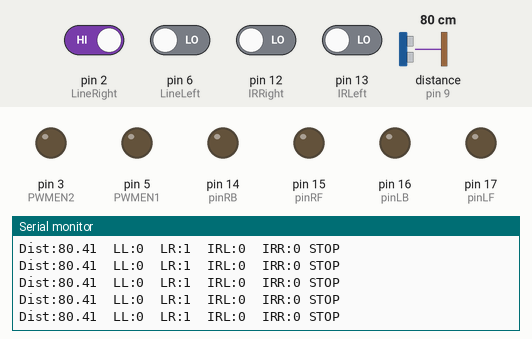
The sketch below on a simulated Arduino Uno, built with avr-gcc and run on an emulated ATmega328P. Parts: output pins drawn as LEDs (lit = HIGH), the last lines printed to the serial monitor. The test bench sets the inputs (shaded band); at power-on: pin 2 (LineRight) HIGH, pin 6 (LineLeft), pin 12 (IRRight), pin 13 (IRLeft) LOW, distance to the obstacle (sensor on pin 9) 80 cm. The echo pulse lasts 58.3 µs per cm; pins used as bus, display or sensor lines are not drawn.

Above: at 1.2 s.
1.3 s: distance to the obstacle (sensor on pin 9) set to 2 cm
At 1.41 s:
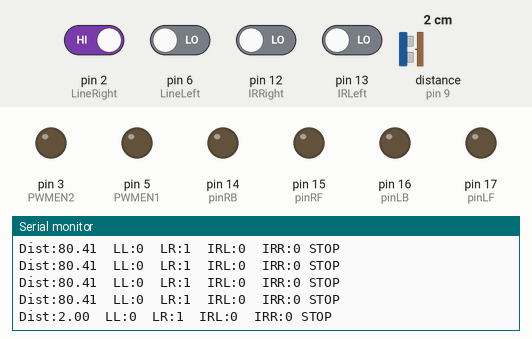
4.3 s: pin 12 (IRRight) driven HIGH
At 4.43 s:
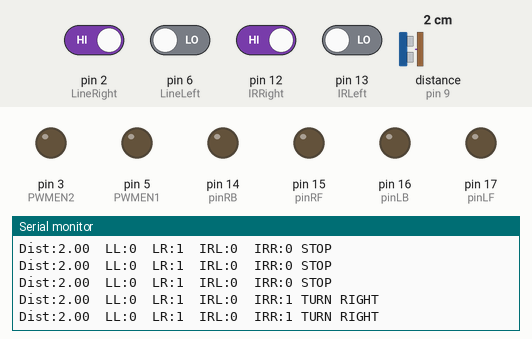
6.3 s: distance to the obstacle (sensor on pin 9) set to 18 cm
At 6.32 s:
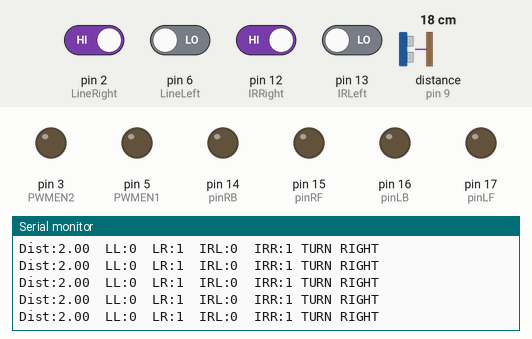
9.3 s: pin 12 (IRRight) driven LOW
At 9.38 s:
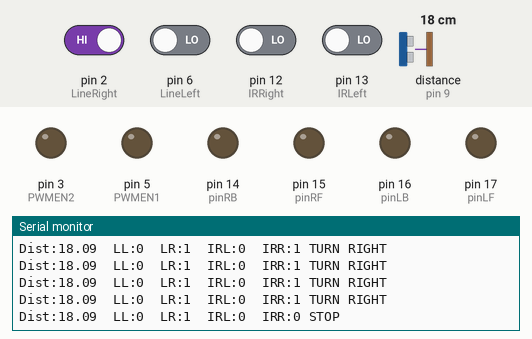
12.3 s: pin 13 (IRLeft) driven HIGH
At 12.43 s:
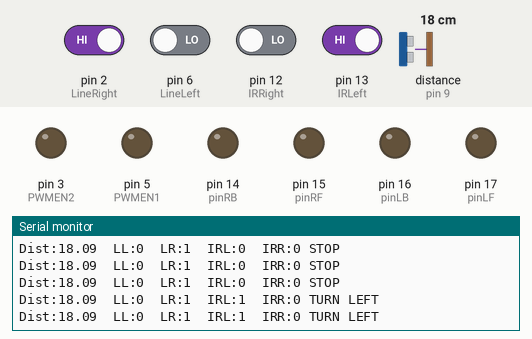
14.3 s: pin 13 (IRLeft) driven LOW
At 14.37 s:
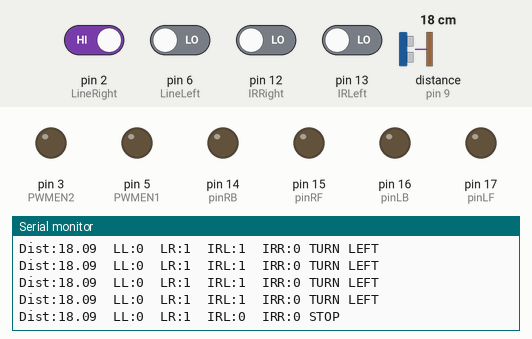
Timing chart, 0 to 17.3 s (numbered marks = the images above; inputs shaded):
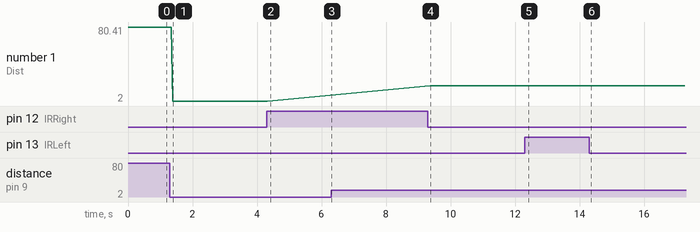

Measured:
- after the input at 1.3 s, the serial monitor: prints a new line after 0.09 s (image 1)
- after the input at 4.3 s, the serial monitor: prints a new line after 0.06 s (image 2)
- after the input at 9.3 s, the serial monitor: prints a new line after 0.06 s (image 4)
- after the input at 12.3 s, the serial monitor: prints a new line after 0.06 s (image 5)
- plotted number 1: 80.41 → 2 after the input at 1.3 s

The sketch:

v2.ino
```cpp
int pinLF=17;     //  左前
int pinLB=16;     //  左後

int pinRF=15;    //  右前
int pinRB=14;    //  右後

int PWMEN1=5;   //左動力
int PWMEN2=3;   //右動力

// sonor sensor
int SonorIn = 9;
int SonorOut = 8;
int dist = 0;

// line sensor
const int LineRight = 2;
const int LineLeft = 6;
int LL;
int LR;

// IR sensor
const int IRRight = 12;
const int IRLeft = 13;
int IRR;
int IRL;


//#####################################################
void getDist(){
  digitalWrite(SonorOut, LOW);
  delayMicroseconds(2);
  digitalWrite(SonorOut, HIGH);
  delayMicroseconds(10);
  digitalWrite(SonorOut, LOW);
  float Dist = pulseIn(SonorIn, HIGH);
  Dist = Dist / 5.8 / 10;  // Output as cm
  Serial.print("Dist:");
  Serial.print(Dist);
  dist = Dist;
}

void getLineStatus(){
  LL = digitalRead(LineLeft);
  LR = digitalRead(LineRight);
  Serial.print("  LL:");
  Serial.print(LL);
  Serial.print("  LR:");
  Serial.print(LR);
}

void getIR(){
  IRR = digitalRead(IRRight);
  IRL = digitalRead(IRLeft);
  Serial.print("  IRL:");
  Serial.print(IRL);
  Serial.print("  IRR:");
  Serial.print(IRR);
  //Serial.println(IRL);
  // only output 0 & 1
}


//#####################################################

void Lback(int power){                   //左退
  digitalWrite(pinLF,HIGH);
  digitalWrite(pinLB,LOW);
            analogWrite(PWMEN1,power);  //power:0~250
            analogWrite(pinRB, 0);
}
void Lgo(int power){                       //左進
  digitalWrite(pinLF,LOW);
  digitalWrite(pinLB,HIGH);
             analogWrite(PWMEN1,power);
             analogWrite(pinRF, 0);
}
void Rgo(int power){
  digitalWrite(pinRF,HIGH);
  digitalWrite(pinRB,LOW);
             analogWrite(pinRB,0);
             analogWrite(PWMEN2,power);
}
void Rback(int power){
  digitalWrite(pinRF,LOW);
  digitalWrite(pinRB,HIGH);
             analogWrite(pinRF,0);
             analogWrite(PWMEN2,power);
}
void stop()         //停止
    {
     digitalWrite(pinRB,LOW);
     digitalWrite(pinRF,LOW);
     digitalWrite(pinLB,LOW);
     digitalWrite(pinLF,LOW);
    }

//################################################//

void advance(int power){
  Lgo(power);
  Rgo(power);
}
void back(int power){
  Lback(power);
  Rback(power);
}
void turnL(int power){
  Lback(power);
  Rgo(power);
}
void turnR(int power){
  Lgo(power);
  Rback(power);
}


//#######################################################//

void setup()
 {
  Serial.begin(9600);

  // Sonor Sensor
  pinMode(SonorIn, INPUT);
  pinMode(SonorOut, OUTPUT);

  //line sensor
  pinMode(LineLeft, INPUT);
  pinMode(LineRight, INPUT);

  //IR sensor
  pinMode(IRRight,INPUT);
  pinMode(IRLeft,INPUT);

  pinMode(pinLB,OUTPUT); // 腳位 6
  pinMode(pinLF,OUTPUT); // 腳位 9
  pinMode(pinRB,OUTPUT); // 腳位 10
  pinMode(pinRF,OUTPUT); // 腳位 11

  pinMode(PWMEN1,OUTPUT); // 腳位 3 (PWM)
  pinMode(PWMEN2,OUTPUT); // 腳位 5 (PWM)

 }


//#######################################################//
void loop(){

    getDist();
    getLineStatus();
    getIR();

    if (IRL == 1 && IRR == 1){ // NORMAL STATUS
      if (LL == 0 && LR ==0){ //(0,0)
        //advance(100);
        Serial.println(" Go");
      } else if (LL == 0 && LR == 1){ //(0,1)
        //turnR(100);
        Serial.println(" TURN RIGHT");
      } else if (LL == 1 && LR == 0){ //(1,0)
        //turnL(100)
        Serial.println(" TURN LEFT");
      } else { //(1,1)
        //stop();
        Serial.println(" STOP");
      }
    } else if (IRL == 1 && IRR == 0){ // Right Dnager >> TURN LEFT
      Serial.println(" TURN LEFT");
    } else if (IRL == 0 && IRR == 1){ // Left Dnager >> TURN RIGHT
      Serial.println(" TURN RIGHT");
    } else if (IRL == 0 && IRR == 0){ // Both Danger
      Serial.println(" STOP");
    }


    /*
    if (LL == 0 && LR ==0){ //(0,0)
      //advance(100);
      Serial.println(" Go");
    } else if (LL == 0 && LR == 1){ //(0,1)
      //turnR(100);
      Serial.println(" TURN RIGHT");
    } else if (LL == 1 && LR == 0){ //(1,0)
      //turnL(100)
      Serial.println(" TURN LEFT");
    } else { //(1,1)
      //stop();
      Serial.println(" STOP");
    }
    */

    /*
    advance(100);              // 正常前進
    delay(1000);
    back(100);                 // 正常後退
    delay(1000);
    turnL(100);                // 左轉
    delay(1000);
    turnR(100);                // 右轉
    delay(1000);
    */


}
```
